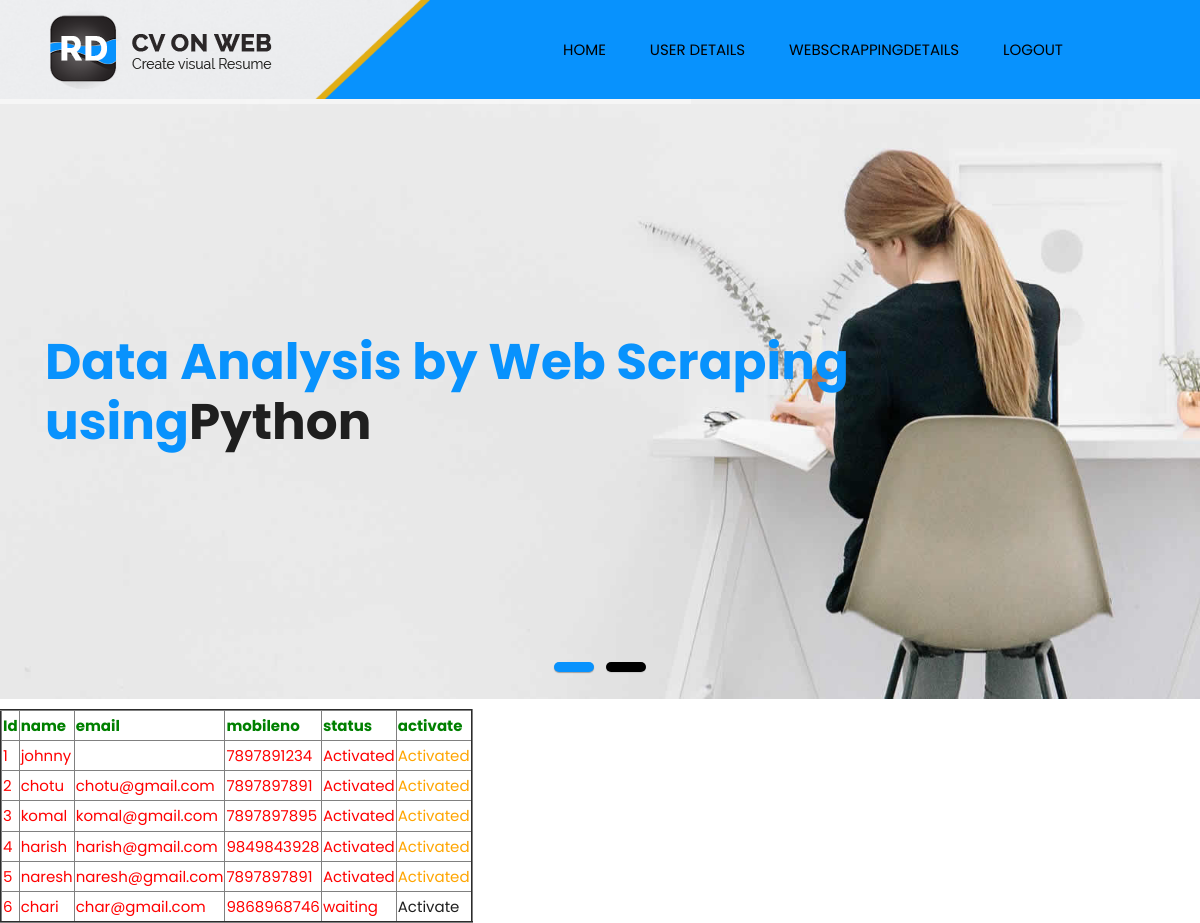
The app's page /userdetails/ with its own data.
### user/models.py (models this page shows, shortened)
class usermodel(models.Model):
    name = models.CharField(max_length=50)
    email = models.EmailField()
    passwd = models.CharField(max_length=40)
    cwpasswd = models.CharField(max_length=40)
    mobileno = models.CharField(max_length=50, default="", editable=True)
    status = models.CharField(max_length=40, default="", editable=True)
    class Meta:
        db_table='userregister'

### admin1/views.py (the view)
# urls.py: path('userdetails/', admins.userdetails, name='userdetails'),
def userdetails(request):
    qs=usermodel.objects.all()
    return render(request,'admin1/userdetails.html',{"qs":qs})

### assets/templates/admin1/userdetails.html (shortened to what this page needs)
{%extends 'adminbase.html'%}
{%load static%}
{%block contents%}
<div class="wrapper col2">
  <div id="featured_slide">
    <div class="featured_box">
        <h2></h2>
        <table border="2px solid red" align="left">
                                  <tr><th style="color:green">Id</th>
                                      <th style="color:green">name</th>
                                    <th style="color:green">email</th>
                                    <th style="color:green">mobileno</th>
                                    <th style="color:green">status</th>
                                    <th style="color:green">activate</th>
                                  </tr>
                              {% for x in qs %}
                                  <tr>
                                    <td style="color:red">{{x.id}}</td>
                                    <td style="color:red">{{x.name}}</td>
                                    <td style="color:red">{{x.email}}</td>
                                    <td style="color:red">{{x.mobileno}}</td>
                                    <td style="color:red">{{x.status}}</td>
                                    {% if x.status == 'waiting' %}
                                    <td style="color:orange"> <a href="/activateuser/?pid={{ x.id }}" >Activate</a></td>
                                    {% else %}
                                            <td style="color:orange"> Activated</td>
                                            {% endif %}
                                     </tr>
                                    {% endfor %}
                            </table>
      <div class="floater">
        <h2></h2>
      </div>
    </div>
  </div>
</div>
{%endblock%}

### assets/templates/adminbase.html (shortened to what this page needs)
{% load static %}
<!DOCTYPE html>
<html lang="en">
<head>
    <link rel="stylesheet" href="{% static 'css/bootstrap.min.css' %}">
    <link rel="stylesheet" href="{% static 'css/pogo-slider.min.css' %}">
    <link rel="stylesheet" href="{% static 'css/style.css' %}">
    <link rel="stylesheet" href="{% static 'css/responsive.css' %}">
    <link rel="stylesheet" href="{% static 'css/custom.css' %}">
</head>
<body id="home" data-spy="scroll" data-target="#navbar-wd" data-offset="98">
    <header class="top-header">
        <nav class="navbar header-nav navbar-expand-lg">
            <div class="container-fluid">
                <a class="navbar-brand" href="{% url 'index' %}"><img src="{% static 'images/logo.png' %}" alt="image"></a>
                <div class="collapse navbar-collapse justify-content-end" id="navbar-wd">
                    <ul class="navbar-nav">
                      <li><a class="nav-link active" href="{% url 'index' %}">Home</a></li>
                        <li><a class="nav-link active" href="{% url 'userdetails' %}">User details</a></li>
                        <li><a class="nav-link" href="{% url 'scrapping' %}">webscrappingdetails</a></li>
                        <li><a class="nav-link" href="{% url 'logout' %}">logout</a></li>
                    </ul>
                </div>
            </div>
        </nav>
    </header>
    <div >
        <div class="container-fluid">
            <div class="row">
                <div class="pogoSlider" id="js-main-slider">
                    <div class="pogoSlider-slide" style="background-image:url({% static 'images/slider-01.jpg' %});">
                        <div class="container">
                            <div class="row">
                                <div class="col-md-12">
                                    <div class="slide_text">
                                        <h3><span class="theme_color">Data Analysis by Web Scraping using</span>Python</h3>
                                        <br>
                                    </div>
                                </div>
                            </div>
                        </div>
                    </div>
                </div>
            </div>
        </div>
    </div>
     {% block contents %}{% endblock %}
</body>
</html>

### assets/static/css/style.css (style rules this page uses)
body { color: #666666; font-size: 15px; font-family: 'Poppins', sans-serif; line-height: 1.80857; }
a { color: #1f1f1f; text-decoration: none !important; outline: none !important; -webkit-transition: all .3s ease-in-out; -moz-transition: all .3s ease-in-out; -ms-transition: all .3s ease-in-out; -o-transition: all .3s ease-in-out; transition: all .3s ease-in-out; }
h1, h2, h3, h4, h5, h6 { letter-spacing: 0; font-weight: normal; position: relative; padding: 0 0 10px 0; font-weight: normal; line-height: 120% !important; color: #1f1f1f; margin: 0 }
h2 { font-size: 22px }
h3 { font-size: 18px }
a { color: #1f1f1f; text-decoration: none; outline: none; }
a, .btn { text-decoration: none !important; outline: none !important; -webkit-transition: all .3s ease-in-out; -moz-transition: all .3s ease-in-out; -ms-transition: all .3s ease-in-out; -o-transition: all .3s ease-in-out; transition: all .3s ease-in-out; }
ul, li, ol { list-style: none; margin: 0px; padding: 0px; }
.top-header .navbar { padding: 5px 0px; }
.top-header { background-image: url("../images/header_img.png"); position: relative; top: 0px; left: 0px; width: 100%; margin: 0 auto; z-index: 20; background-position: left; background-repeat: no-repeat; background-color: #0892fd; background-size: auto 100%; }
.top-header .navbar .navbar-collapse ul li a { text-transform: uppercase; font-size: 15px; padding: 7px 20px; position: relative; font-weight: 400; overflow: hidden; color: #000; }
a.navbar-brand { left: 35px; position: relative; }
.top-header .navbar .navbar-collapse ul li { margin: 0 2px; }
.top-header #navbar-wd { padding-right: 100px; }
.theme_color { color: #0892fd; }
.slide_text h3 { font-size: 50px; font-weight: 700; line-height: 50px; margin: 0; padding: 0; }
.slide_text { margin-top: 21%; }

### assets/static/css/timeline.css (style rules this page uses)
* { box-sizing: border-box; }

### records on screen
usermodel: id "1", name "johnny", mobileno "7897891234", status "Activated"
usermodel: id "2", name "chotu", email "chotu@gmail.com", mobileno "7897897891", status "Activated"
usermodel: id "3", name "komal", email "komal@gmail.com", mobileno "7897897895", status "Activated"
usermodel: id "4", name "harish", email "harish@gmail.com", mobileno "9849843928", status "Activated"
usermodel: id "5", name "naresh", email "naresh@gmail.com", mobileno "7897897891", status "Activated"
usermodel: id "6", name "chari", email "char@gmail.com", mobileno "9868968746", status "waiting"
